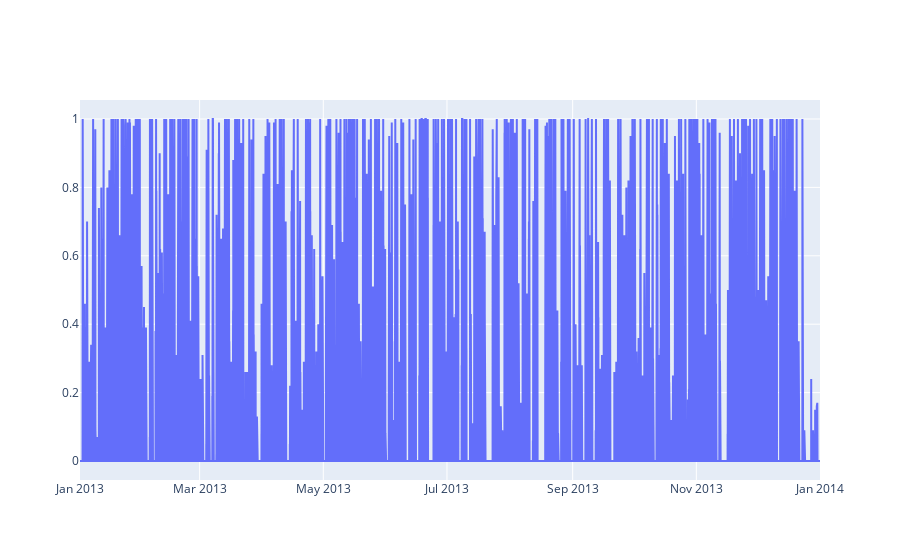

Notebook code cell kept with this figure:
### Code cell
# Using plotly.express
import plotly.graph_objects as px
import plotly.io as pio

# df = px.data.stocks()
fig = px.Figure([px.Scatter(x=merged_df['timestamp [dd/mm/yyyy HH:MM]'], y=merged_df["ki [0:vacant 1:occupied]"])])
fig.show()
pio.write_image(fig, 'timeseries_plot.png', format='png')

### Figure 1 — Plotly figure (JSON) as saved in the notebook; plotly's stock layout.template omitted (floating-point values rounded to 4 significant figures; data arrays with more than 128 entries replaced by an {"elided": "..."} marker saying what was removed)
{"data": [{"type": "scatter", "x": {"elided": "35040 str values"}, "y": {"elided": "35040 float values"}}], "layout": {}}
